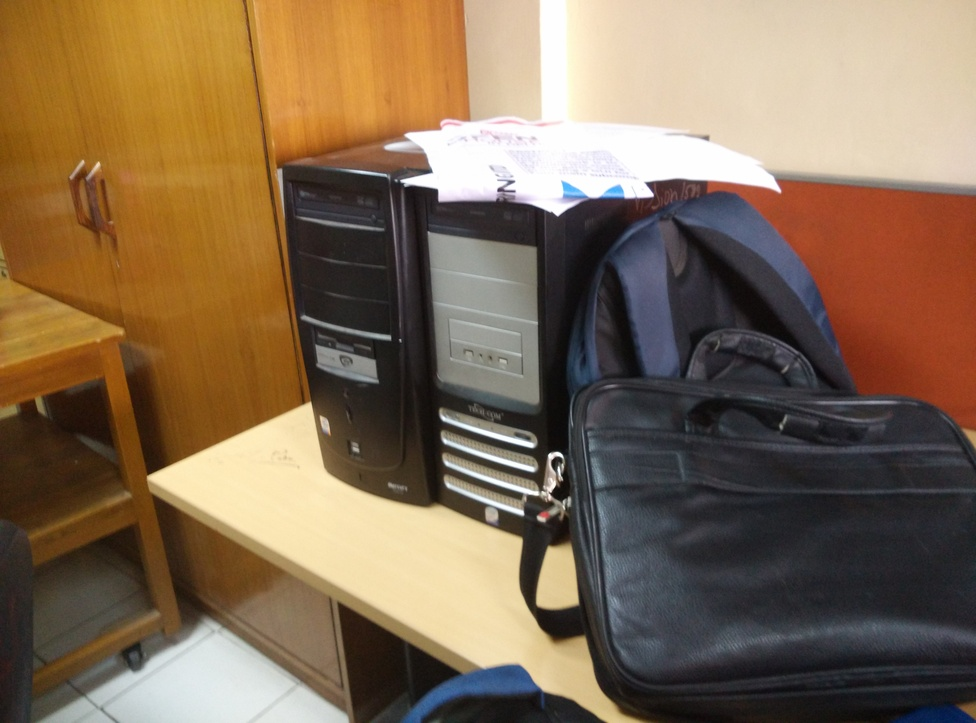
#> input picture VideoProc/IMG1.jpg, 976 x 723 px, shrunk from 4208 x 3120 before the run, given in place of the camera
$ python track.py   (older library calls are emulated)
#> lines starting #> are read from the running program, lines starting #| are printed output that depends on the picture; after the words box and inside, x2 and y2 are one past the last pixel; in counts of white or black regions, pixels touching at a corner belong together
import numpy as np
import cv2

cap = cv2.VideoCapture(0)

# take first frame of the video
ret,frame = cap.read()
#> frame is the input picture: shape (723, 976, 3); mean B, G, R 83, 107.3, 129.5

features = cv2.goodFeaturesToTrack(cv2.cvtColor(frame,cv2.cv.CV_RGB2GRAY), 5, .01, 150)
#> features = [[550, 493], [401, 180], [646, 183], [400, 339], [98, 162]]
features = features.reshape((-1, 2))

# setup initial location of window
# track_window = (c,r,w,h)

trackingpoints=[]
# roi=[]
# hsv_roi=[]
# mask=[]
roi_hist=[]
for x,y in features:
    r,h,c,w = x,y,10,10  # simply hardcoded the values
    trackingpoints.append((x,y,10,10))
    # roi.append(frame[r:r+h, c:c+w])
    hsv_roi = cv2.cvtColor(frame, cv2.COLOR_BGR2HSV)
    mask = cv2.inRange(hsv_roi, np.array((0., 60.,32.)), np.array((180.,255.,255.)))
    roi_hist1 = cv2.calcHist([hsv_roi],[0],mask,[180],[0,180])
    cv2.normalize(roi_hist1,roi_hist1,0,255,cv2.NORM_MINMAX)
    roi_hist.append(roi_hist1)
#> this loop made 5 passes
#> (x, y, r, h) on passes 1 to 5: (550, 493, 550, 493), (401, 180, 401, 180), (646, 183, 646, 183), (400, 339, 400, 339), (98, 162, 98, 162)
#> pass 1, `mask = cv2.inRange(hsv_roi, np.array((0., 60.,32.)), np.array((180.,25..`:
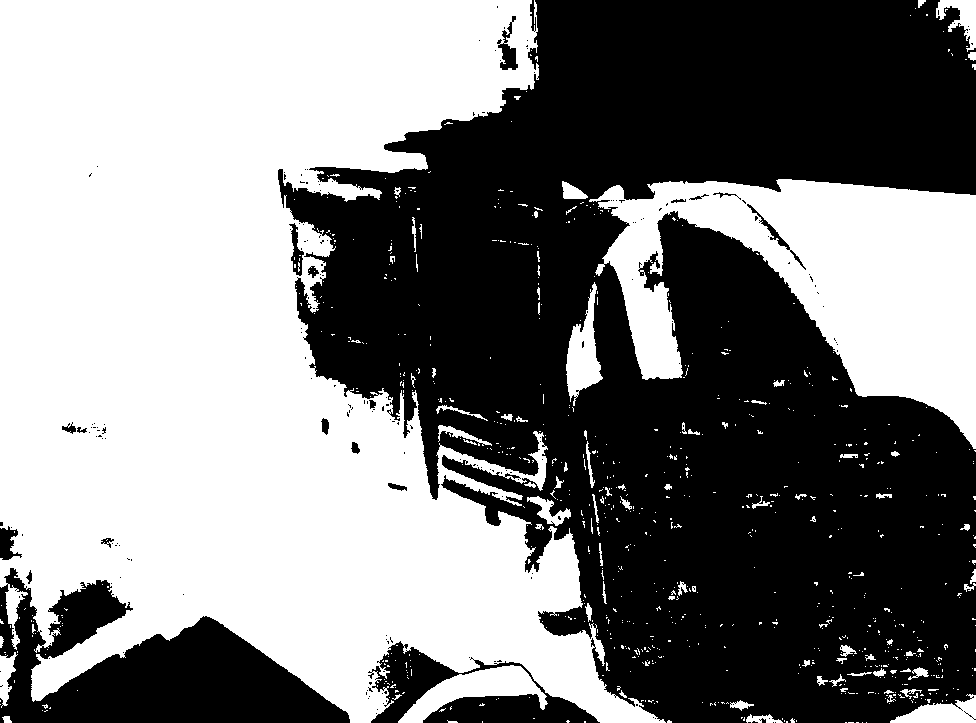
#> mask: shape (723, 976); 50.3% white; 211 black regions (191 under 20 px), largest, box (x1, y1, x2, y2) and area: (278, 0, 976, 723) 313581, (0, 568, 350, 723) 26997, (368, 641, 600, 723) 7346
#> after the loop, roi_hist = 5 items; trackingpoints = [(550, 493, 10, 10), (401, 180, 10, 10), (646, 183, 10, 10), (400, 339, 10, 10), (98, 162, 10, 10)]


# set up the ROI for tracking

# Setup the termination criteria, either 10 iteration or move by atleast 1 pt
term_crit = ( cv2.TERM_CRITERIA_EPS | cv2.TERM_CRITERIA_COUNT, 10, 1 )
#> term_crit = (3, 10, 1)

while(1):
    ret ,frame = cap.read()

    if ret == True:

        # apply meanshift to get the new location
        hsv = cv2.cvtColor(frame, cv2.COLOR_BGR2HSV)
        for i in xrange(len(trackingpoints)):
            dst = cv2.calcBackProject([hsv],[0],roi_hist[i],[0,180],1)
#> (the run stopped early here; a loop or call above may not have finished)

$ run again, on VideoProc/IMG2.jpg
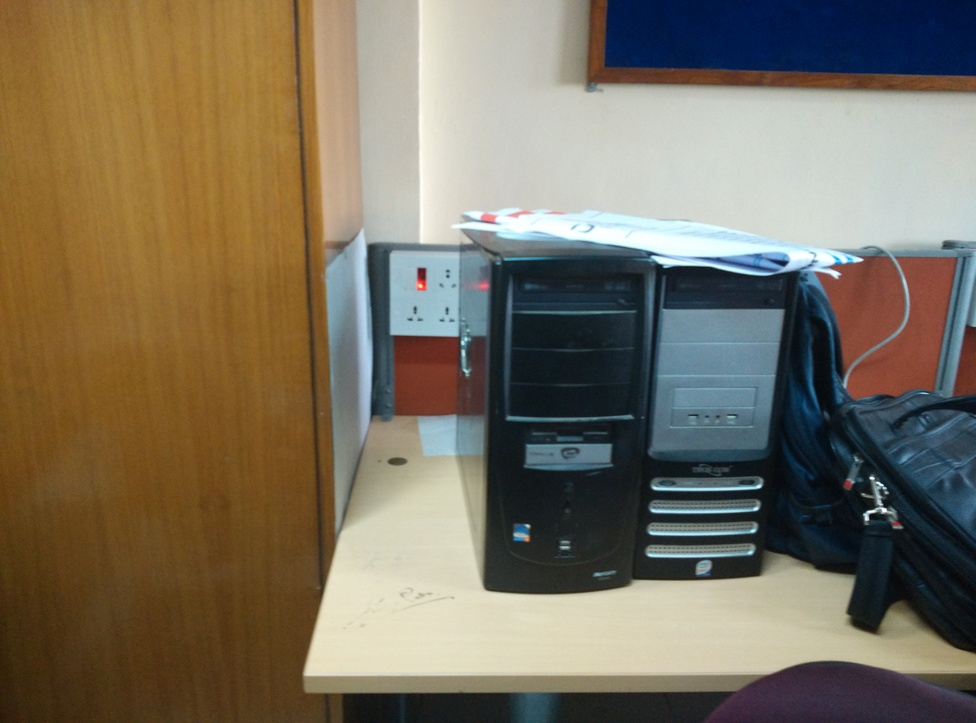
#> input picture VideoProc/IMG2.jpg, 976 x 723 px, shrunk from 4208 x 3120 before the run, given in place of the camera
#> frame is the input picture: shape (723, 976, 3); mean B, G, R 94.4, 112.5, 122
#> features = [[870, 478], [862, 259], [448, 276], [664, 266], [529, 526]]
#> the loop `for x,y in features:` made 5 passes
#> (x, y, r, h) on passes 1 to 5: (870, 478, 870, 478), (862, 259, 862, 259), (448, 276, 448, 276), (664, 266, 664, 266), (529, 526, 529, 526)
#> pass 1, `mask = cv2.inRange(hsv_roi, np.array((0., 60.,32.)), np.array((180.,25..`:
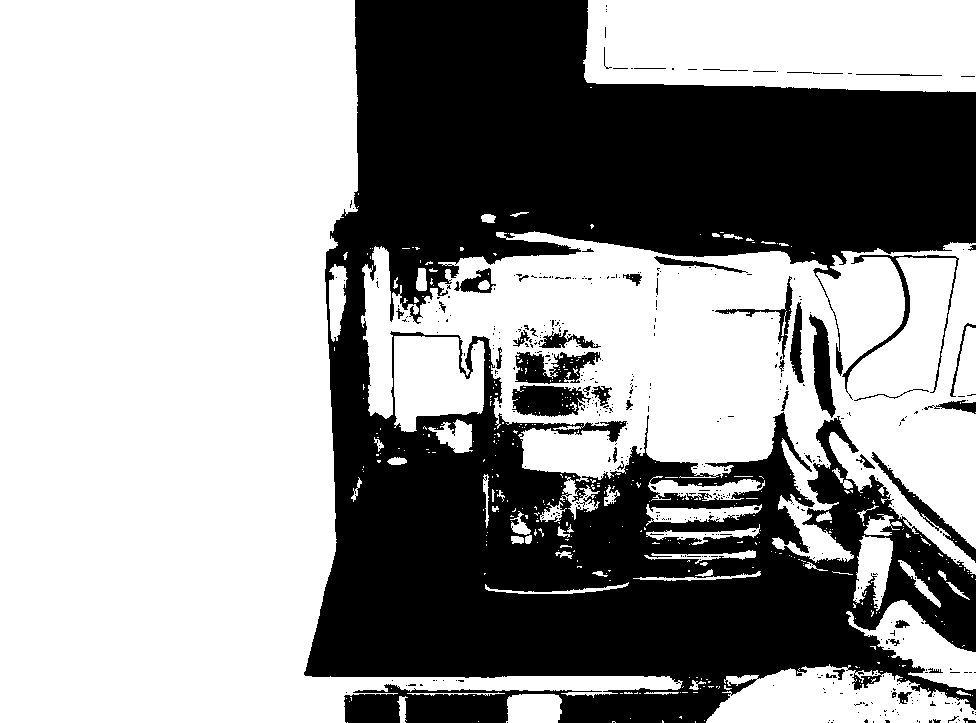
#> mask: shape (723, 976); 60.5% white; 452 black regions (403 under 20 px), largest, box (x1, y1, x2, y2) and area: (304, 0, 976, 723) 265233, (512, 385, 591, 417) 1808, (515, 352, 601, 384) 1611
#> after the loop `for x,y in features:`: roi_hist = 5 items; trackingpoints = [(870, 478, 10, 10), (862, 259, 10, 10), (448, 276, 10, 10), (664, 266, 10, 10), (529, 526, 10, 10)]
#> term_crit = (3, 10, 1)

$ run again, on VideoProc/IMG3.jpg
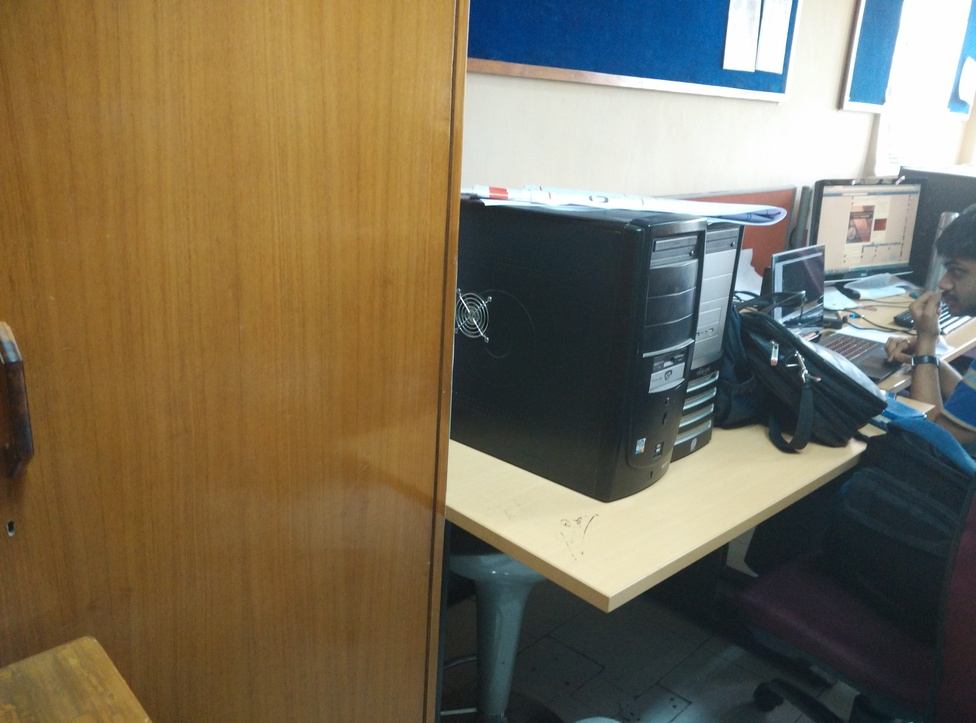
#> input picture VideoProc/IMG3.jpg, 976 x 723 px, shrunk from 4208 x 3120 before the run, given in place of the camera
#> frame is the input picture: shape (723, 976, 3); mean B, G, R 88, 111.1, 122.3
#> features = [[804, 291], [687, 391], [490, 297], [925, 416], [957, 214]]
#> the loop `for x,y in features:` made 5 passes
#> (x, y, r, h) on passes 1 to 5: (804, 291, 804, 291), (687, 391, 687, 391), (490, 297, 490, 297), (925, 416, 925, 416), (957, 214, 957, 214)
#> pass 1, `mask = cv2.inRange(hsv_roi, np.array((0., 60.,32.)), np.array((180.,25..`:
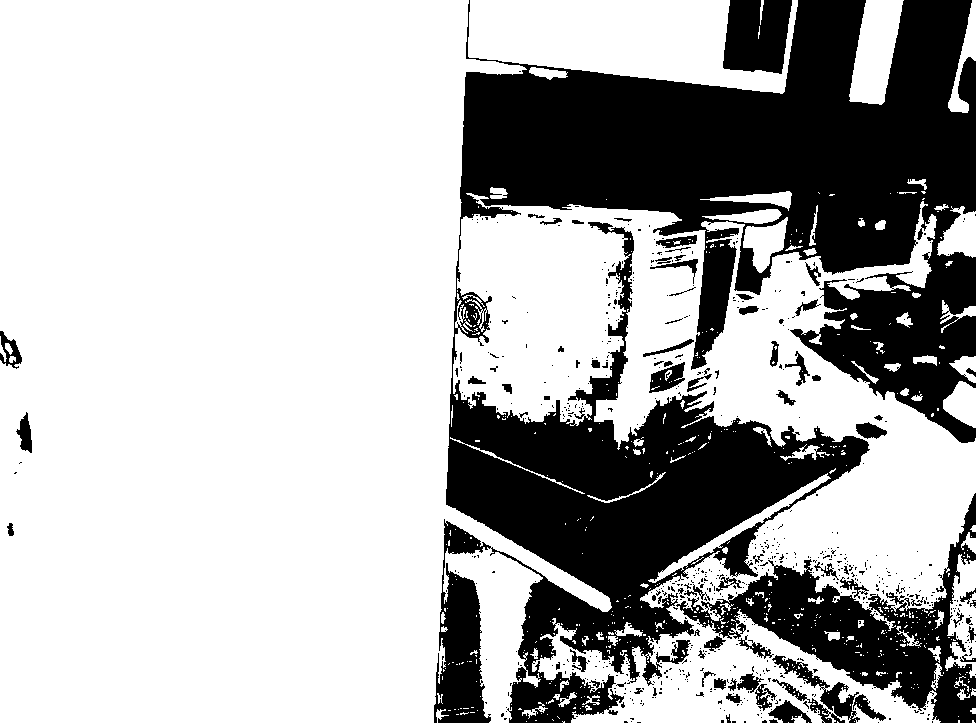
#> mask: shape (723, 976); 69.9% white; 662 black regions (585 under 20 px), largest, box (x1, y1, x2, y2) and area: (434, 0, 976, 723) 178008, (676, 493, 976, 723) 18970, (723, 0, 792, 74) 4253
#> after the loop `for x,y in features:`: roi_hist = 5 items; trackingpoints = [(804, 291, 10, 10), (687, 391, 10, 10), (490, 297, 10, 10), (925, 416, 10, 10), (957, 214, 10, 10)]
#> term_crit = (3, 10, 1)

$ run again, on VideoProc/IMG_6 (1).jpg
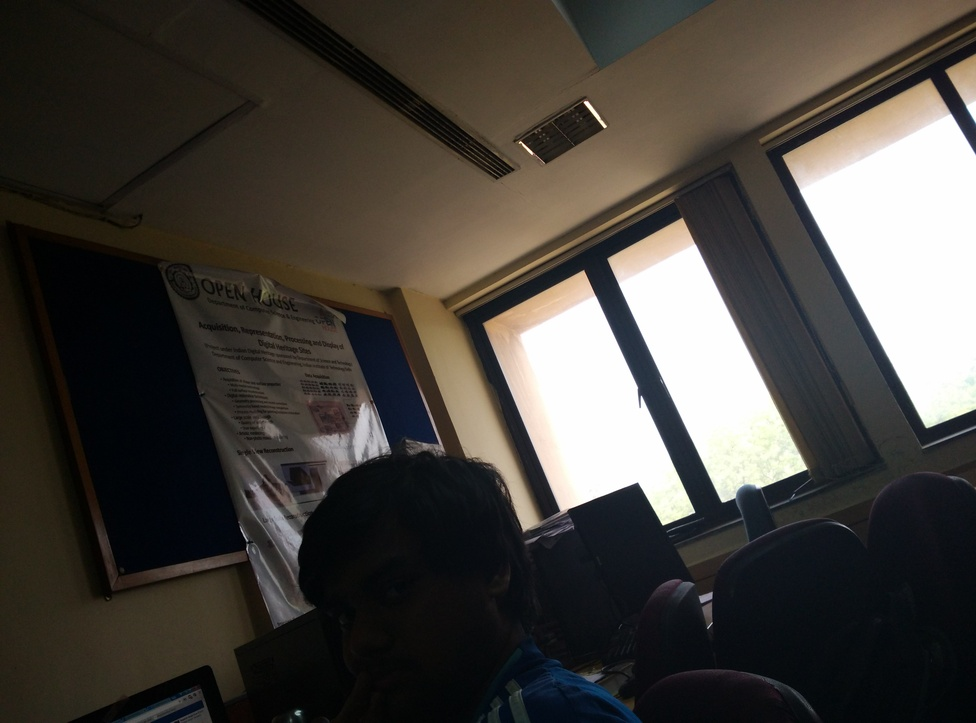
#> input picture VideoProc/IMG_6 (1).jpg, 976 x 723 px, shrunk from 4208 x 3120 before the run, given in place of the camera
#> frame is the input picture: shape (723, 976, 3); mean B, G, R 61.9, 66.9, 70.7
#> features = [[585, 102], [694, 512], [583, 271], [300, 711], [247, 541]]
#> the loop `for x,y in features:` made 5 passes
#> (x, y, r, h) on passes 1 to 5: (585, 102, 585, 102), (694, 512, 694, 512), (583, 271, 583, 271), (300, 711, 300, 711), (247, 541, 247, 541)
#> pass 1, `mask = cv2.inRange(hsv_roi, np.array((0., 60.,32.)), np.array((180.,25..`:
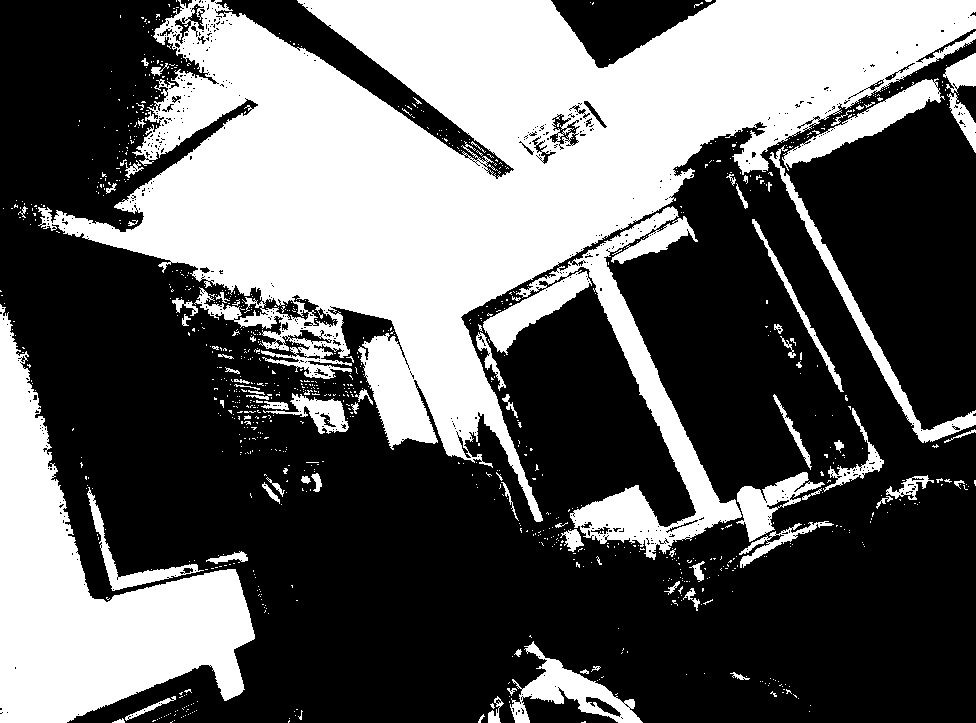
#> mask: shape (723, 976); 38.2% white; 1001 white regions (921 under 20 px), largest, box (x1, y1, x2, y2) and area: (38, 0, 976, 522) 182801, (0, 304, 255, 723) 41672, (483, 206, 742, 560) 17159
#> after the loop `for x,y in features:`: roi_hist = 5 items; trackingpoints = [(585, 102, 10, 10), (694, 512, 10, 10), (583, 271, 10, 10), (300, 711, 10, 10), (247, 541, 10, 10)]
#> term_crit = (3, 10, 1)
